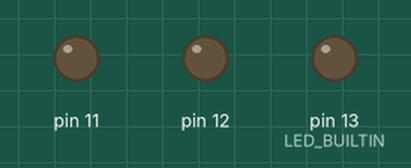
This sketch was run on a simulated Arduino Uno, built with avr-gcc and run on an emulated ATmega328P. Shown: output pins drawn as LEDs (lit = HIGH).

Above: at 0.25 s.
At 2.85 s:
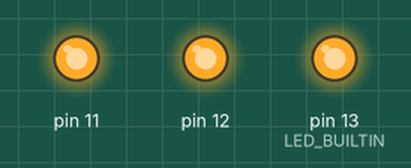
Timing chart, 0 to 3.1 s (numbered marks = the images above):
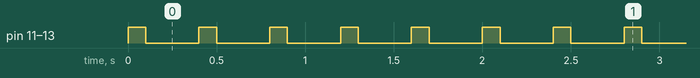

The sketch:

segundo_pisca.ino
```cpp
void setup()
{
  pinMode(LED_BUILTIN, OUTPUT);
  pinMode(12, OUTPUT);
  pinMode(11, OUTPUT);
}

void loop()
{
  digitalWrite(LED_BUILTIN, HIGH);
  digitalWrite(12, HIGH);
  digitalWrite(11, HIGH);
  delay(100);
  digitalWrite(LED_BUILTIN, LOW);
  digitalWrite(12, LOW);
  digitalWrite(11, LOW);
  delay(300);
}
```

Measured:
- by itself, pin 11, pin 12, pin 13 (LED_BUILTIN): alternates HIGH for 0.10 s and LOW for 0.30 s
